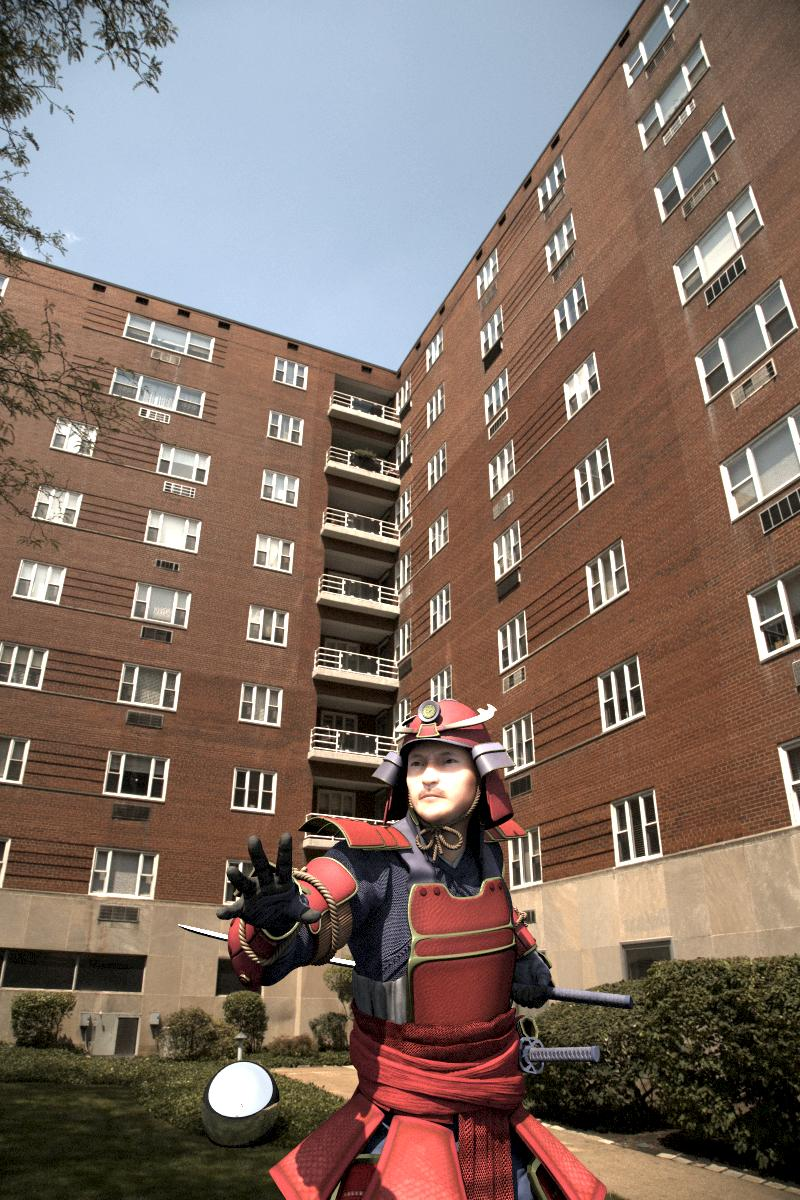
#> input picture 5. Filtrage spatial/img.jpg, 800 x 1200 px
$ jupyter execute --allow-errors demohistogramme.ipynb   (shell and % lines are left out)
#> lines starting #> are read from the running program, lines starting #| are printed output that depends on the picture
# Prenons une image, ré-ordonnons les pixels aléatoirement, et comparons les histogrammes!

[cell 1]
# settings for display
from IPython.core.display import display, HTML
display(HTML("<style>.container { width:100% !important; }</style>"))

# set font
import matplotlib as mpl
import matplotlib.pyplot as plt
mpl.rc('font', size=15)

# import necessarry libs
from imageio import imread
import numpy as np

[cell 2]
# permutation function
array = np.arange(9).reshape((3, 3))
print(array)
print(np.random.permutation(array))

[cell 3]
# image
img = imread('img.jpg');
#> img is the input picture: shape (1200, 800, 3); mean R, G, B 129.9, 111, 101.3

# image permutée
imgVec = img.reshape([-1, 3]);
imgVec = np.random.permutation(imgVec);
imgPerm = imgVec.reshape(img.shape);
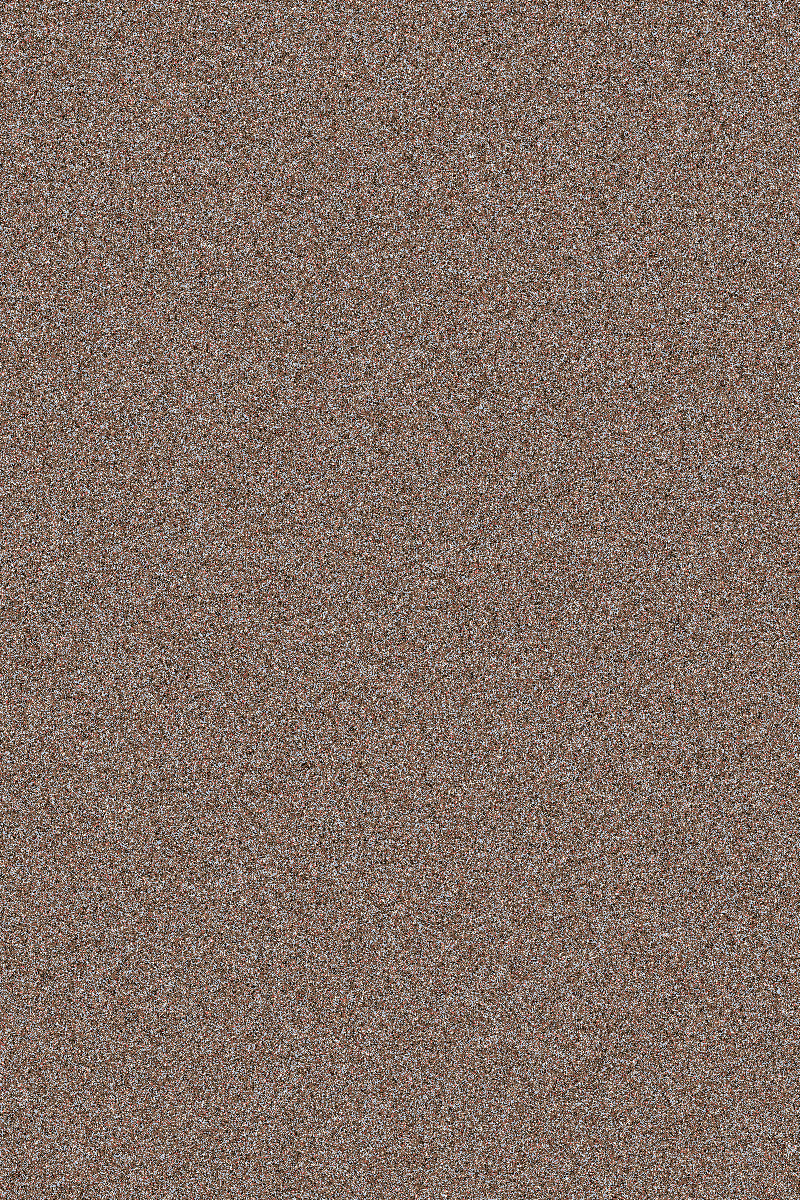
#> imgPerm: shape (1200, 800, 3); mean R, G, B 129.9, 111, 101.3
imgHist = np.histogram(img.flatten(), bins=256, range=(0,255))[0]  # returns: hist, bin_edges; we only choose hist
#> imgHist = 256 values, max 36652 at index 255, min 2480 at index 245, mean 11250
imgPermHist = np.histogram(imgPerm.flatten(), bins=256, range=(0,255))[0]
#> imgPermHist has the same summary as imgHist
